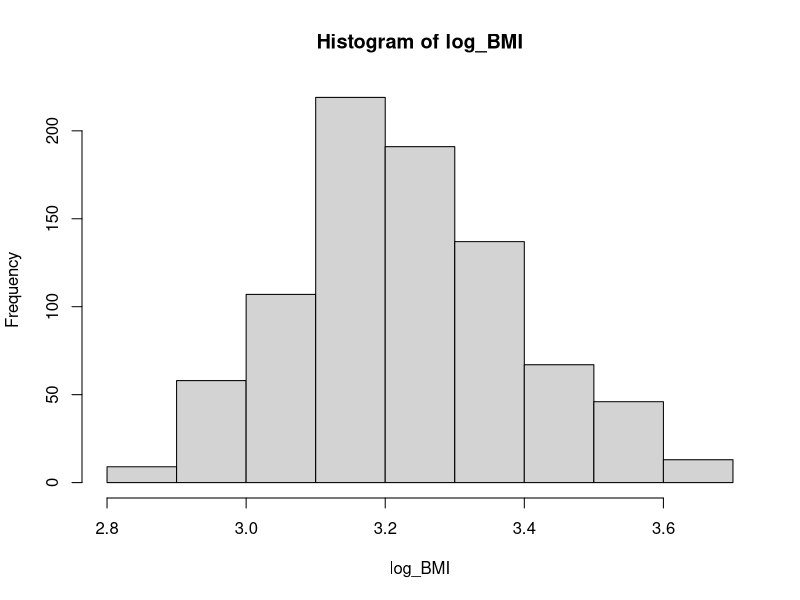
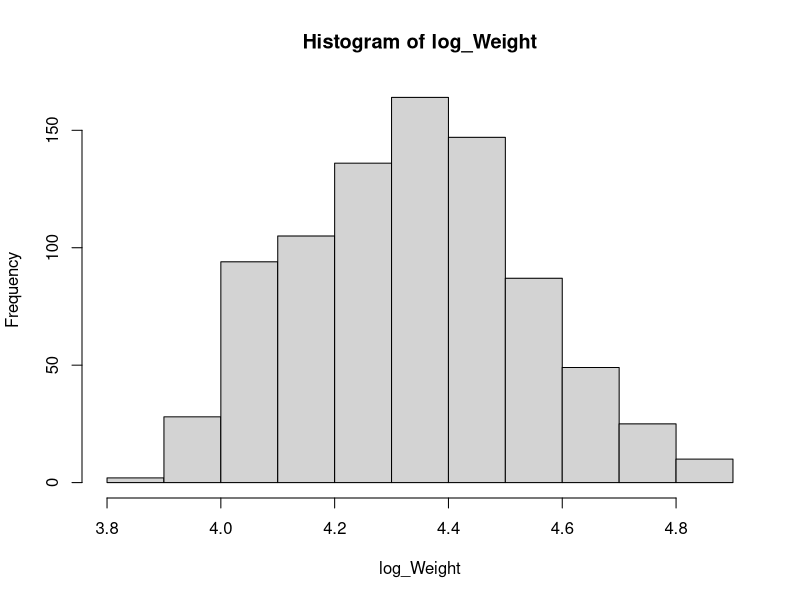
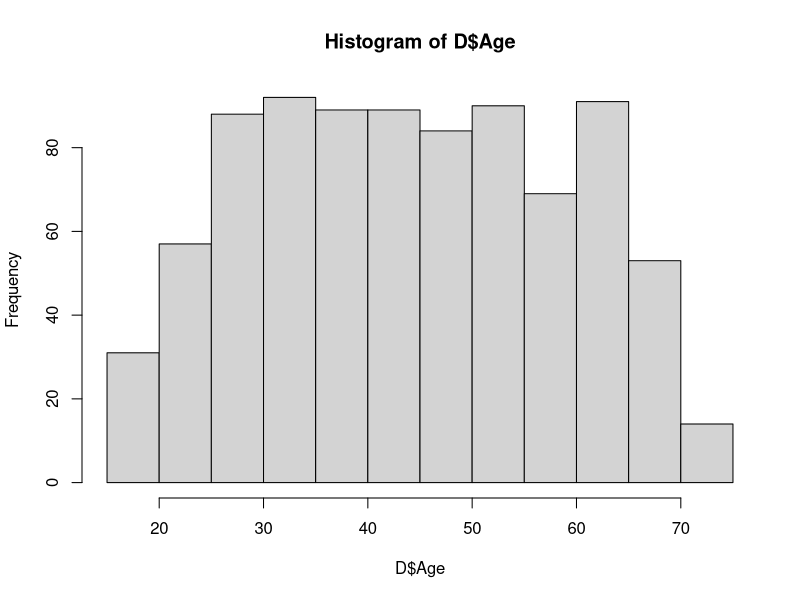
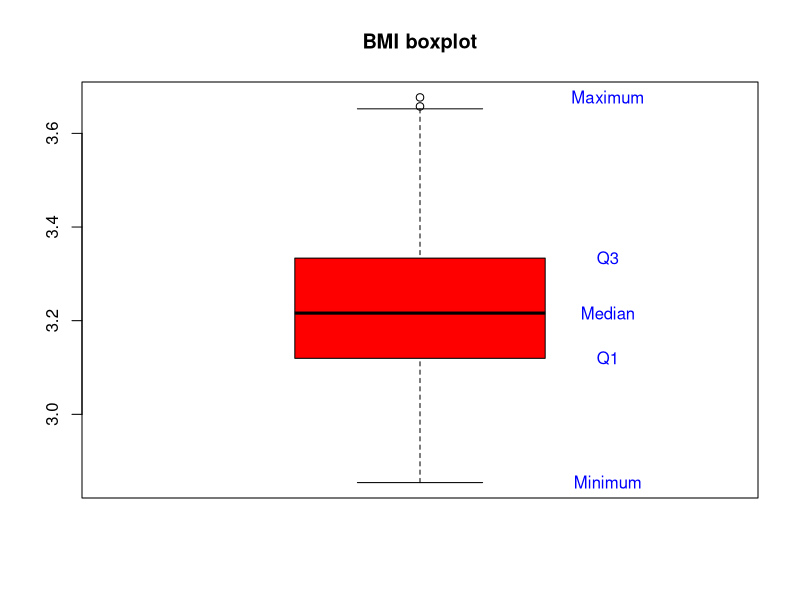
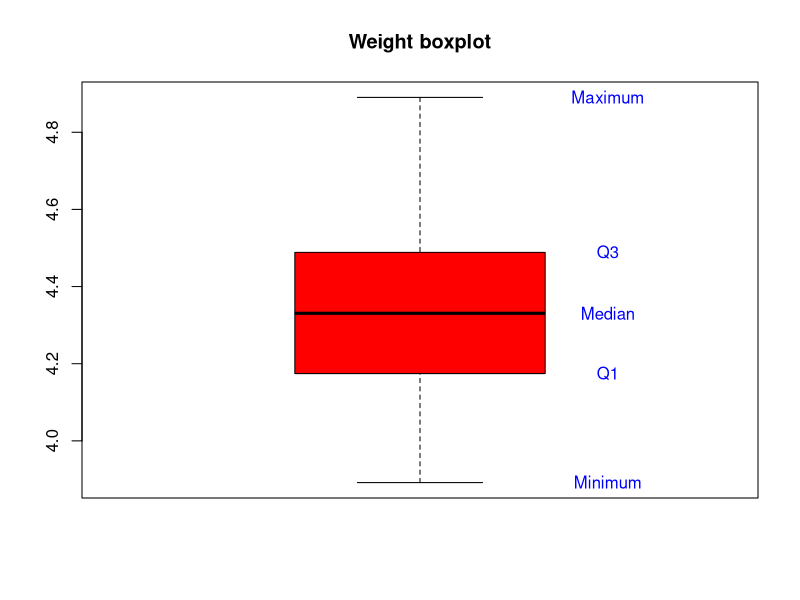
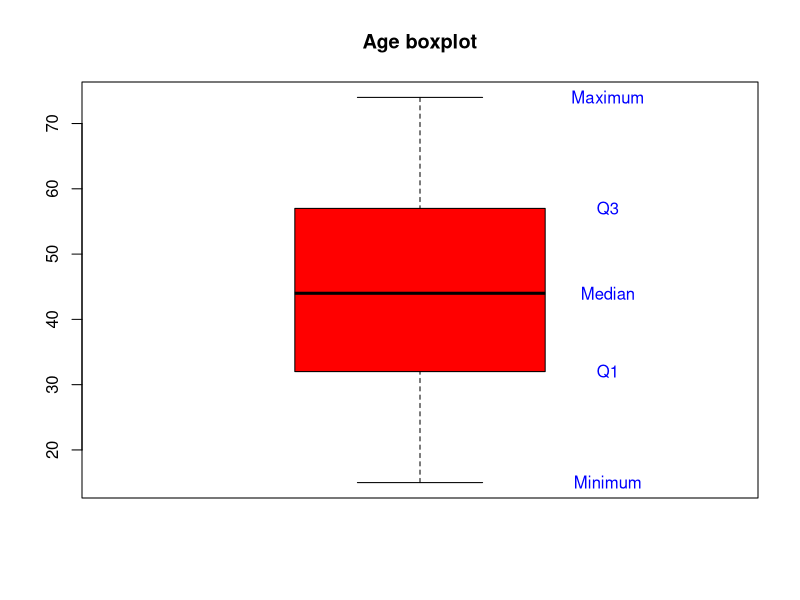
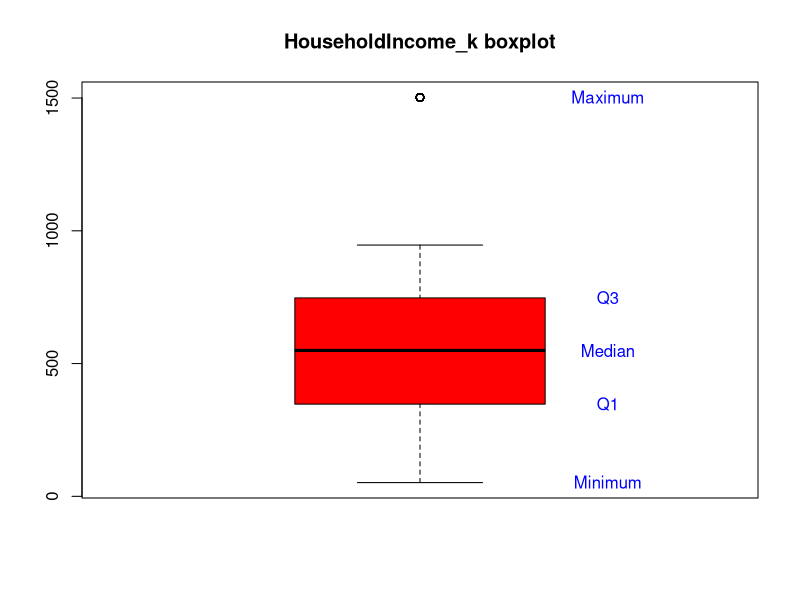
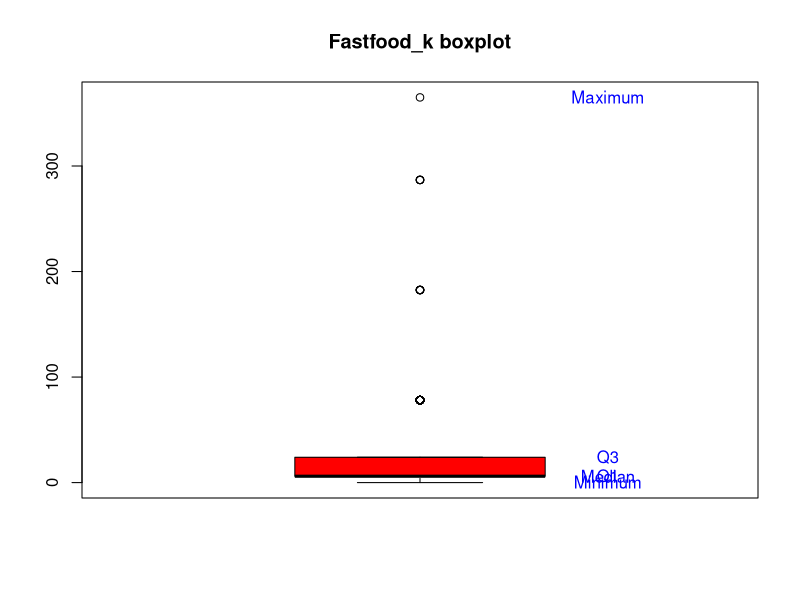

The R script that drew these images, in order:

################################
## Import data

## Import data file BMI2_data.csv
D <- read.table("BMI2_data.csv", header=TRUE, sep=",", as.is=TRUE)

log_BMI = log(D$BMI)
log_Weight = log(D$Weight)


D$HouseholdIncome_k <-as.numeric(ifelse(D$HouseholdIncome==1,51.8,
                                 ifelse(D$HouseholdIncome==2,150.0,
                                 ifelse(D$HouseholdIncome==3,247.2,
                                 ifelse(D$HouseholdIncome==4,347.2,
                                 ifelse(D$HouseholdIncome==5,446.7,
                                 ifelse(D$HouseholdIncome==6,549.5,
                                 ifelse(D$HouseholdIncome==7,649.1,
                                 ifelse(D$HouseholdIncome==8,747.4,
                                 ifelse(D$HouseholdIncome==9,846.7,
                                 ifelse(D$HouseholdIncome==10,946.3,
                                 ifelse(D$HouseholdIncome==11,1502.4,NA))))))))))))


hist(log_BMI)
hist(log_Weight)
hist(D$Age)

mean(log_BMI)
mean(log_Weight)
mean(D$Age)
mean(D$HouseholdIncome_k)
mean(D$FastFood_k)

var(log_BMI)
var(log_Weight)
var(D$Age)
var(D$HouseholdIncome_k)
var(D$FastFood_k)

sd(log_BMI)
sd(log_Weight)
sd(D$Age)
sd(D$HouseholdIncome_k)
sd(D$FastFood_k)

boxplot(c(log_BMI, 3.228), col = "red", main = "BMI boxplot")
text(1.3, quantile(c(log_BMI, 3.228)), c("Minimum","Q1","Median","Q3","Maximum"), col="blue")
boxplot(c(log_Weight, 4.335194), col = "red", main = "Weight boxplot")
text(1.3, quantile(c(log_Weight, 4.335194)), c("Minimum","Q1","Median","Q3","Maximum"), col="blue")
boxplot(c(D$Age, 44.6222), col = "red", main = "Age boxplot")
text(1.3, quantile(c(D$Age, 44.6222)), c("Minimum","Q1","Median","Q3","Maximum"), col="blue")
boxplot(c(D$HouseholdIncome_k, 583.5498), col = "red", main = "HouseholdIncome_k boxplot")
text(1.3, quantile(c(D$HouseholdIncome_k, 583.5498)), c("Minimum","Q1","Median","Q3","Maximum"), col="blue")
boxplot(c(D$FastFood_k, 19.04463), col = "red", main = "Fastfood_k boxplot")
text(1.3, quantile(c(D$FastFood_k, 19.04463)), c("Minimum","Q1","Median","Q3","Maximum"), col="blue")

################################
## Determine the portion of the data set include the last 7 observations
BMI_test <- subset(D,Obs.no >= 841)

## Determine data set with the 840 first observations - analysis data!
BMI_analysis <- subset(D,Obs.no <= 840)


#########################
## c)

BMI_analysis$log_Weight <- log(BMI_analysis$Weight) 
BMI_analysis$log_BMI    <- log(BMI_analysis$BMI)

#########################
## d)

## Multiple regression analysis
lm1 <- lm(BMI_analysis$log_BMI ~ BMI_analysis$log_Weight+BMI_analysis$Age+BMI_analysis$FastFood_k+
              BMI_analysis$HouseholdIncome_k, BMI_analysis)
summary(lm1)

##########################################
## e)
## Model validation
par(mfrow=c(1,1))

## Observed model output vs. fitted: the assumption of linearity
plot(BMI_analysis$log_BMI, lm1$fitted.values, xlab='log_BMI',
       ylab='Fitted log_BMI', pch=16, cex.lab=0.8)
title(main = list("Validation of the linearity assumption", cex=0.9))

## Residual vs. each of the explanatory variables
## Assumption of linearity
plot(BMI_analysis$log_Weight, lm1$residuals,
        xlab='log_Weight', ylab='Residuals', pch=16, cex.lab=0.8)
title(main = list("Validation of the linearity assumption", cex=0.9))

plot(BMI_analysis$Age, lm1$residuals,
     xlab='Age', ylab='Residuals', pch=16, cex.lab=0.8)
title(main = list("Validation of the linearity assumption", cex=0.9))

plot(BMI_analysis$FastFood_k, lm1$residuals,
     xlab='FastFood_k', ylab='Residuals', pch=16, cex.lab=0.8)
title(main = list("Validation of the linearity assumption", cex=0.9))

plot(BMI_analysis$HouseholdIncome_k, lm1$residuals,
    xlab='HouseholdIncome_k', ylab='Residuals', pch=16, cex.lab=0.8)
title(main = list("Validation of the linearity assumption", cex=0.9))

## Residuals vs. fittedd: The assumption of constant variance
plot(lm1$fitted.values, lm1$residuals, xlab='Fitted values',
     ylab='Residuals', pch=16, cex.lab=0.8)
title(main = list("Validation of variance homogenity", cex=0.9))

# Normal plot of residuals: The normal distribution assumption
qqnorm(lm1$residuals, ylab='Residuals', xlab='z-scores',
       main='Validation of The normal distribution assumption',
       cex.lab=0.9, pch=16, cex.main=0.9)
qqline(lm1$residuals)

###############################
# h)
qt(.975, 835)
# R command that determines the confidence intervals for the parameters
confint(lm1, level=0.95)

# p-value for part g)
pt(21.938, 835)

# R command for for backward selection
lm3 <- lm(BMI_analysis$log_BMI ~ BMI_analysis$log_Weight+BMI_analysis$Age+BMI_analysis$HouseholdIncome_k, BMI_analysis)
summary(lm3)
###############################
## i)
## model using the last 7 observations - BMI_test
BMI_test$log_BMI = log(BMI_test$BMI)
BMI_test$log_Weight = log(BMI_test$Weight)
lm2 <- lm(BMI_test$log_BMI ~ BMI_test$log_Weight + BMI_test$Age + BMI_test$FastFood_k + BMI_test$HouseholdIncome_k, BMI_test)

## obtain values for manual calculation of prediction interval
npred <- predict(lm2, newdata=BMI_test, se = TRUE)
npred

## Prediction and pBMI_testn interval is given by
pred <- predict(lm2, newdata=BMI_test, interval="prediction",
              level=0.95)
as.data.frame(cbind(Obs.no=BMI_test$Obs.no, log_BMI=BMI_test$log_BMI, pred))

#########################
## j)
##############################
## Examination of the importance of collinearity problems
lm3a <- lm(BMI_analysis$log_BMI~BMI_analysis$log_Weight, BMI_analysis)
summary(lm3a)
lm3b <- lm(BMI_analysis$log_BMI~BMI_analysis$Age, BMI_analysis)
summary(lm3b)
lm3c <- lm(BMI_analysis$log_BMI~BMI_analysis$FastFood_k, BMI_analysis)
summary(lm3c)
lm3d <- lm(BMI_analysis$log_BMI~BMI_analysis$HouseholdIncome_k, BMI_analysis)
summary(lm3d)
lm3e <- lm(BMI_analysis$log_BMI~BMI_analysis$log_Weight+BMI_analysis$Age+
             BMI_analysis$FastFood_k+BMI_analysis$HouseholdIncome_k,
           BMI_analysis)
summary(lm3e)

## testing correlations between explanatory variables
cor(BMI_analysis[,c("log_Weight", "Age", "FastFood_k","HouseholdIncome_k")],use = "p")
